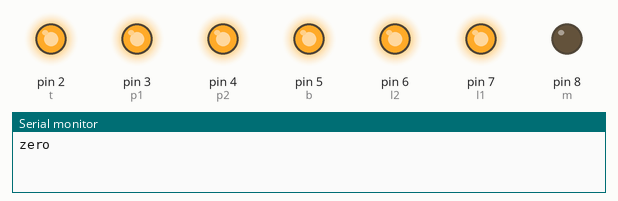
Simulated run of this sketch. Board: Arduino Uno, built with avr-gcc and run on an emulated ATmega328P. Parts: output pins drawn as LEDs (lit = HIGH), the last lines printed to the serial monitor.

Above: at 0.5 s.
At 2.5 s:
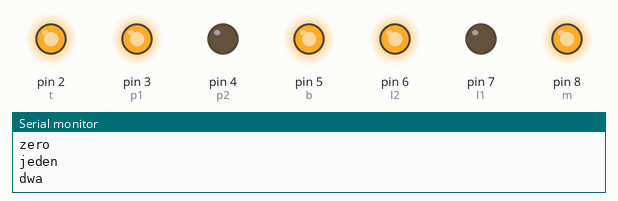
At 3.5 s:
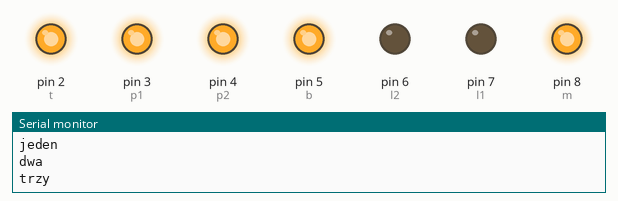
At 5.5 s:
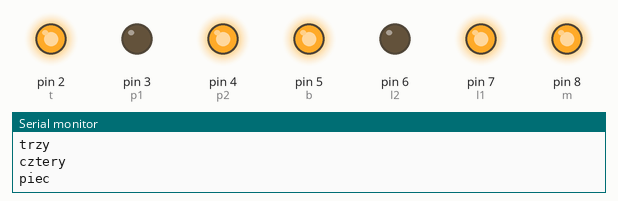
At 8.5 s:
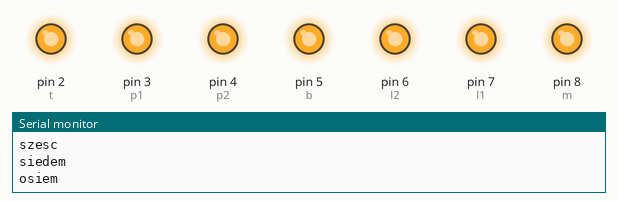
At 11.5 s:
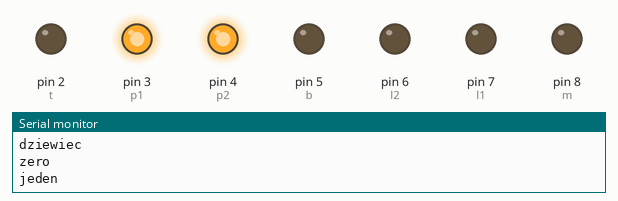
Timing chart, 0 to 13.0 s (numbered marks = the images above):
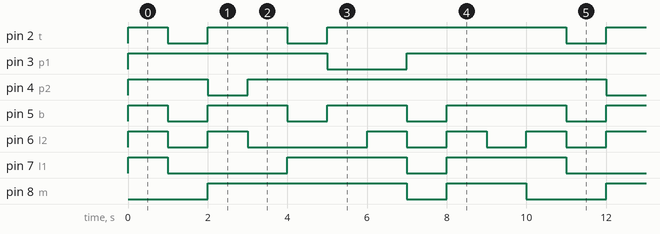

Measured:
- by itself, pin 2 (t): repeats every 10.0 s: LOW 1.0 s, HIGH 2.0 s, LOW 1.0 s, HIGH 6.0 s
- by itself, pin 3 (p1): repeats every 10.0 s: LOW 2.0 s, HIGH 8.0 s
- by itself, pin 4 (p2): repeats every 10.0 s: LOW 1.0 s, HIGH 9.0 s
- by itself, pin 5 (b): repeats every 10.0 s: 2 × (LOW 1.0 s, HIGH 2.0 s), LOW 1.0 s, HIGH 3.0 s
- by itself, pin 6 (l2): repeats every 10.0 s: LOW 1.0 s, HIGH 1.0 s, LOW 3.0 s, 2 × (HIGH 1.0 s, LOW 1.0 s), HIGH 1.0 s
- by itself, pin 7 (l1): repeats every 10.0 s: LOW 3.0 s, HIGH 3.0 s, LOW 1.0 s, HIGH 3.0 s
- by itself, pin 8 (m): repeats every 10.0 s: LOW 1.0 s, HIGH 2.0 s, LOW 2.0 s, HIGH 5.0 s

The sketch:

5161AS.ino
```cpp
// Arduino && 5161AS
// Wojtkowski Kacper ^^
// 14.05.2023

/*    Jak to dziala :
-----Nie uzywam kropki-----

          2 - t
          ______
        |        |
7 - l1  |        |  3 - p1
        | 8 - m  |
          ______
        |        |
6 - l2  |        | 4 - p2
        |        |
          ______

          5 - b
*/

enum class Tcyfra
{
  zero,
  jeden,
  dwa,
  trzy,
  cztery,
  piec,
  szesc,
  siedem,
  osiem,
  dziewiec
};

short t = 2,
 p1 = 3, p2 = 4,
 b = 5,
 l1 = 7, l2 = 6,
 m = 8;

short i = 0;

void setup() {
  Serial.begin(9600);
  pinMode(t, OUTPUT);
  pinMode(p1, OUTPUT);
  pinMode(p2, OUTPUT);
  pinMode(b, OUTPUT);
  pinMode(l2, OUTPUT);
  pinMode(l1, OUTPUT);
  pinMode(m, OUTPUT);
}

void loop() {
  digitalWrite(t, LOW);
  for(short j = t; j <= m; j++)
    digitalWrite(j, LOW);

  Tcyfra numer = static_cast<Tcyfra>(i);
  switch(numer)
  {

    // 0
    case Tcyfra::zero:
      Serial.println("zero");
      for(int j = t; j <= l1; j++)
        digitalWrite(j, HIGH);
    break;

    // 1
    case Tcyfra::jeden:
      Serial.println("jeden");

      digitalWrite(p1, HIGH);
      digitalWrite(p2, HIGH);
    break;

    // 2
    case Tcyfra::dwa:
      Serial.println("dwa");

      digitalWrite(t, HIGH);
      digitalWrite(p1, HIGH);
      digitalWrite(m, HIGH);
      digitalWrite(l2, HIGH);
      digitalWrite(b, HIGH);
    break;

    // 3
    case Tcyfra::trzy:
      Serial.println("trzy");

      digitalWrite(t, HIGH);
      digitalWrite(p1, HIGH);
      digitalWrite(m, HIGH);
      digitalWrite(p2, HIGH);
      digitalWrite(b, HIGH);
    break;

    // 4
    case Tcyfra::cztery:
      Serial.println("cztery");

      digitalWrite(l1, HIGH);
      digitalWrite(p1, HIGH);
      digitalWrite(m, HIGH);
      digitalWrite(p2, HIGH);
    break;

    // 5
    case Tcyfra::piec:
      Serial.println("piec");

      digitalWrite(t, HIGH);
      digitalWrite(l1, HIGH);
      digitalWrite(m, HIGH);
      digitalWrite(p2, HIGH);
      digitalWrite(b, HIGH);
    break;

    // 6
    case Tcyfra::szesc:
      Serial.println("szesc");

      digitalWrite(t, HIGH);
      digitalWrite(l1, HIGH);
      digitalWrite(m, HIGH);
      digitalWrite(l2, HIGH);
      digitalWrite(p2, HIGH);
      digitalWrite(b, HIGH);
    break;

    // 7
    case Tcyfra::siedem:
      Serial.println("siedem");

      digitalWrite(t, HIGH);
      digitalWrite(p1, HIGH);
      digitalWrite(p2, HIGH);
    break;

    // 8
    case Tcyfra::osiem:
      Serial.println("osiem");

      for(int j = t; j <= m; j++)
        digitalWrite(j, HIGH);
    break;

    // 9
    case Tcyfra::dziewiec:
      Serial.println("dziewiec");

      digitalWrite(t, HIGH);
      digitalWrite(l1, HIGH);
      digitalWrite(p1, HIGH);
      digitalWrite(m, HIGH);
      digitalWrite(p2, HIGH);
      digitalWrite(b, HIGH);
    break;

  }

  if(i >= 9)
    i = 0;
  else
    i++;

  delay(1000); // opóźnienie o 1 sekundę
}
```
